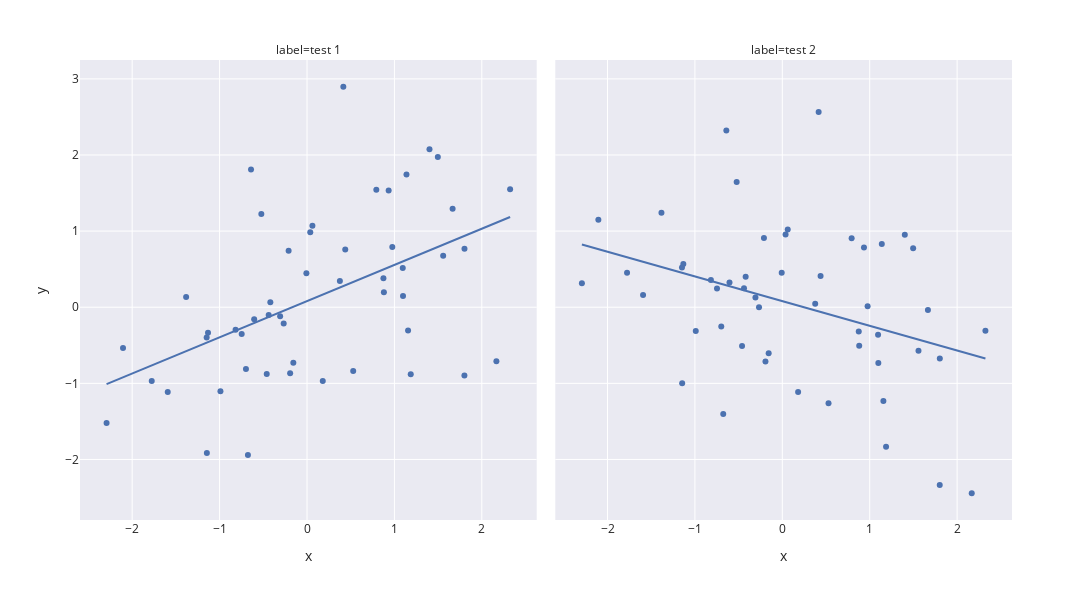

The notebook cell saved with this chart:
### Markdown cell above
Even though each of the graphs has a weak correlation, one can make a regression line between the variables, and if one were to do so, it would look like this:

### Code cell
corr_examples(.4, line = True)
